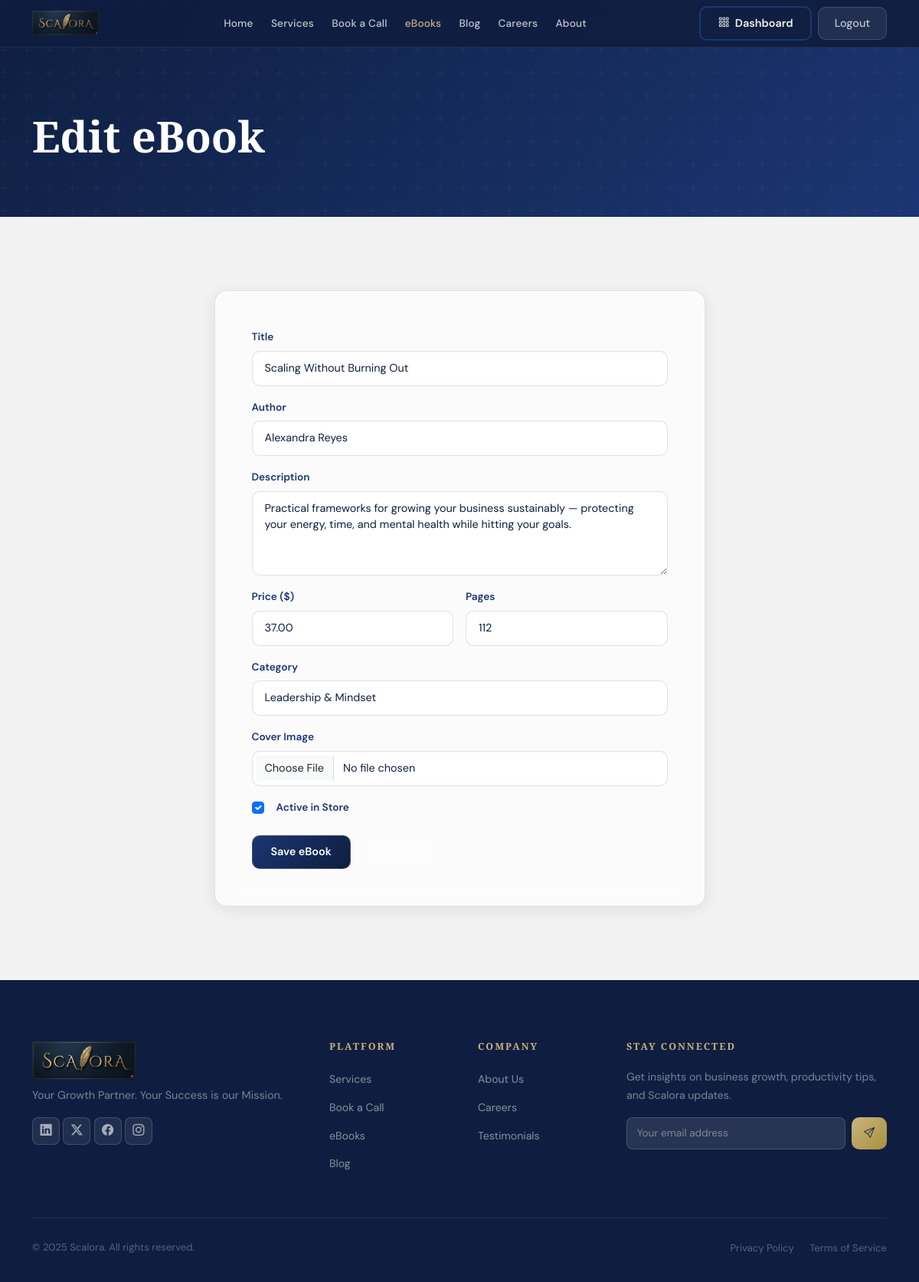
Screenshot of /ebooks/2/edit/ (signed in) with the database file from the repository.
### ebooks/models.py (models this page shows, shortened)
class Ebook(models.Model):
    title = models.CharField(max_length=300)
    description = models.TextField()
    author = models.CharField(max_length=200, default='Scalora Team')
    cover_image = models.ImageField(upload_to='ebook_covers/', blank=True, null=True)
    price = models.DecimalField(max_digits=10, decimal_places=2)
    pages = models.PositiveIntegerField(blank=True, null=True)
    category = models.CharField(max_length=100, blank=True)
    is_active = models.BooleanField(default=True)
    created_at = models.DateTimeField(auto_now_add=True)
    class Meta:
        ordering = ['-created_at']

### ebooks/views.py (the view)
# urls.py: path('<int:pk>/edit/', views.edit_ebook, name='edit'),
@login_required
def edit_ebook(request, pk):
    if not request.user.is_staff:
        messages.error(request, 'Access denied.')
        return redirect('ebooks:store')
    ebook = get_object_or_404(Ebook, pk=pk)
    if request.method == 'POST':
        form = EbookForm(request.POST, request.FILES, instance=ebook)
        if form.is_valid():
            form.save()
            messages.success(request, 'eBook updated!')
            return redirect('dashboard:admin_ebooks')
    else:
        form = EbookForm(instance=ebook)
    return render(request, 'ebooks/form.html', {'form': form, 'title': 'Edit eBook', 'ebook': ebook})

### ebooks/forms.py
class EbookForm(forms.ModelForm):
    class Meta:
        model = Ebook
        fields = ['title', 'description', 'author', 'cover_image', 'price', 'pages', 'category', 'is_active']
        widgets = {
            'title': forms.TextInput(attrs={'class': 'form-control scalora-input'}),
            'description': forms.Textarea(attrs={'class': 'form-control scalora-input', 'rows': 4}),
            'author': forms.TextInput(attrs={'class': 'form-control scalora-input'}),
            'cover_image': forms.FileInput(attrs={'class': 'form-control scalora-input'}),
            'price': forms.NumberInput(attrs={'class': 'form-control scalora-input', 'step': '0.01'}),
            'pages': forms.NumberInput(attrs={'class': 'form-control scalora-input'}),
            'category': forms.TextInput(attrs={'class': 'form-control scalora-input'}),
            'is_active': forms.CheckboxInput(attrs={'class': 'form-check-input'}),
        }

### templates/ebooks/form.html (shortened to what this page needs)
{% extends 'base.html' %}
{% block content %}
<div class="page-header-section"><div class="container"><h1 class="page-title">{{ title }}</h1></div></div>
<section class="py-section"><div class="container"><div class="row justify-content-center"><div class="col-lg-7">
<div class="glass-card p-5"><form method="POST" enctype="multipart/form-data">{% csrf_token %}
<div class="mb-3"><label class="scalora-label">Title</label>{{ form.title }}</div>
<div class="mb-3"><label class="scalora-label">Author</label>{{ form.author }}</div>
<div class="mb-3"><label class="scalora-label">Description</label>{{ form.description }}</div>
<div class="row g-3 mb-3">
<div class="col-md-6"><label class="scalora-label">Price ($)</label>{{ form.price }}</div>
<div class="col-md-6"><label class="scalora-label">Pages</label>{{ form.pages }}</div>
</div>
<div class="mb-3"><label class="scalora-label">Category</label>{{ form.category }}</div>
<div class="mb-3"><label class="scalora-label">Cover Image</label>{{ form.cover_image }}</div>
<div class="mb-4"><div class="form-check">{{ form.is_active }}<label class="form-check-label scalora-label ms-2">Active in Store</label></div></div>
<div class="d-flex gap-3">
<button type="submit" class="btn scalora-btn-primary">Save eBook</button>
<a href="/dashboard/admin/ebooks/" class="btn scalora-btn-ghost">Cancel</a>
</div></form></div>
</div></div></div></section>
{% endblock %}

### static/css/scalora.css (style rules this page uses)
:root { --primary-dark: #0F1E40; --primary: #1B3673; --primary-light: #4A5D8A; --secondary: #8C92AC; --gold: #c9b37e; --gold-light: #e0cc9e; --off-white: #F2F2F2; --white: #ffffff; --glass-bg: rgba(27, 54, 115, 0.15); --glass-border: rgba(201, 179, 126, 0.18); --glass-bg-dark: rgba(15, 30, 64, 0.75); --text-primary: #0F1E40; --text-light: rgba(255,255,255,0.85); --font-display: 'Playfair Display', Georgia, serif; --font-body: 'DM Sans', system-ui, sans-serif; --radius: 16px; --radius-sm: 10px; --shadow: 0 8px 40px rgba(15,30,64,0.18); --shadow-lg: 0 20px 60px rgba(15,30,64,0.25); --transition: all 0.3s cubic-bezier(0.4, 0, 0.2, 1); }
*, *::before, *::after { box-sizing: border-box; }
html { scroll-behavior: smooth; }
body { font-family: var(--font-body); color: var(--text-primary); background: var(--off-white); line-height: 1.7; overflow-x: hidden; }
h1,h2,h3,h4,h5,h6 { font-family: var(--font-display); font-weight: 700; line-height: 1.2; }
.scalora-btn-primary { background: linear-gradient(135deg, var(--primary) 0%, var(--primary-dark) 100%); color: var(--white) !important; border: 1px solid rgba(201,179,126,0.3); border-radius: 10px; font-weight: 600; font-size: 0.9rem; padding: 0.65rem 1.5rem; transition: var(--transition); text-decoration: none; display: inline-flex; align-items: center; }
.scalora-btn-ghost { background: rgba(255,255,255,0.08); color: rgba(255,255,255,0.75) !important; border: 1px solid rgba(255,255,255,0.15); border-radius: 10px; font-weight: 500; font-size: 0.9rem; padding: 0.6rem 1.3rem; transition: var(--transition); text-decoration: none; display: inline-flex; align-items: center; }
.glass-card { background: rgba(255,255,255,0.7); backdrop-filter: blur(12px); -webkit-backdrop-filter: blur(12px); border: 1px solid rgba(27,54,115,0.12); border-radius: var(--radius); box-shadow: 0 4px 20px rgba(15,30,64,0.08); transition: var(--transition); overflow: hidden; }
.scalora-input, .form-control.scalora-input, .form-select.scalora-input { background: rgba(255,255,255,0.8) !important; border: 1.5px solid rgba(27,54,115,0.15) !important; border-radius: 10px !important; padding: 0.7rem 1rem !important; font-family: var(--font-body); color: var(--primary-dark) !important; transition: var(--transition); font-size: 0.9rem; }
.scalora-label { font-weight: 600; font-size: 0.85rem; color: var(--primary); margin-bottom: 0.4rem; display: block; }
.py-section { padding: 6rem 0; }
.page-header-section { background: linear-gradient(135deg, var(--primary-dark) 0%, var(--primary) 100%); padding: 9rem 0 4rem; position: relative; overflow: hidden; }
.page-header-section::before { content: ''; position: absolute; inset: 0; }
.page-title { font-family: var(--font-display); font-size: clamp(2rem,5vw,3.5rem); color: var(--white); margin-bottom: 0.5rem; }

### rows the page displays
Ebook: title "Scaling Without Burning Out", author "Alexandra Reyes", description "Practical frameworks for growing your business sustainably — protecting your energy, time, and mental health while hitting your goals.", price "37.00", pages "112", category "Leadership & Mindset", is_active "☑"

### other values shown
{{ title }} "Edit eBook"
